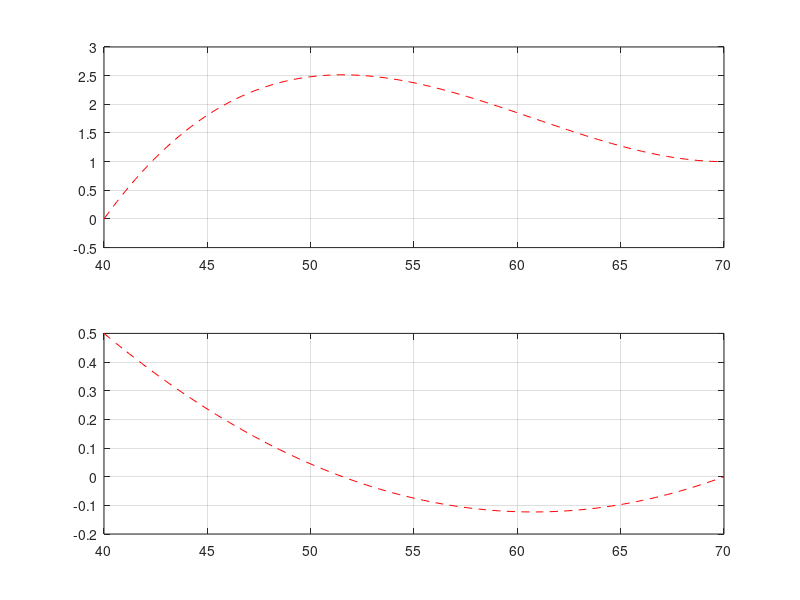

Write MATLAB code to recreate this figure.
%
%
%

clear;clc

a = [-98.81481481481480955154 5.21111111111111036109 -0.08777777777777778789 0.00048148148148148150];

p = inline('a(1) + a(2)*t + a(3)*t^2 + a(4)*t^3','a','t');
dp = inline('a(2) + 2*a(3)*t + 3*a(4)*t^2','a','t');

N = 100;
t = linspace(40,70,N);

for i=1:N
    z(i) = p(a,t(i));
    dz(i) = dp(a,t(i));
end

figure(1);
subplot(2,1,1);plot(t,z,'r--'); grid on
subplot(2,1,2);plot(t,dz,'r--'); grid on

return
     
%%%EOF